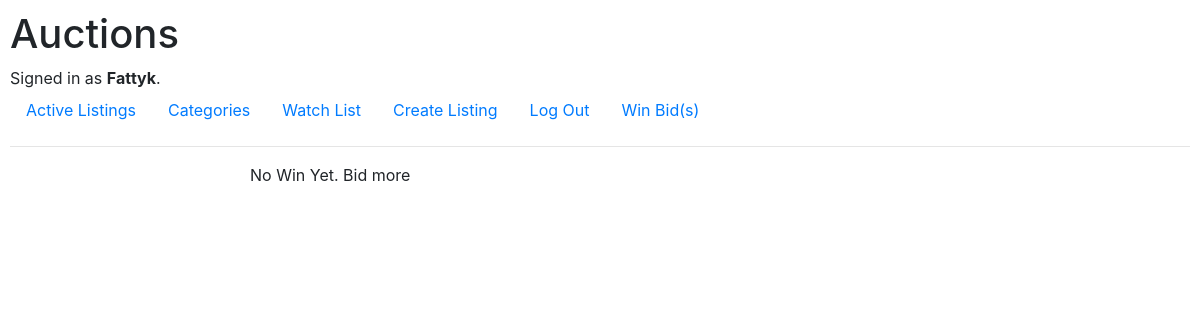
Before: /won (signed in) with the older database file.
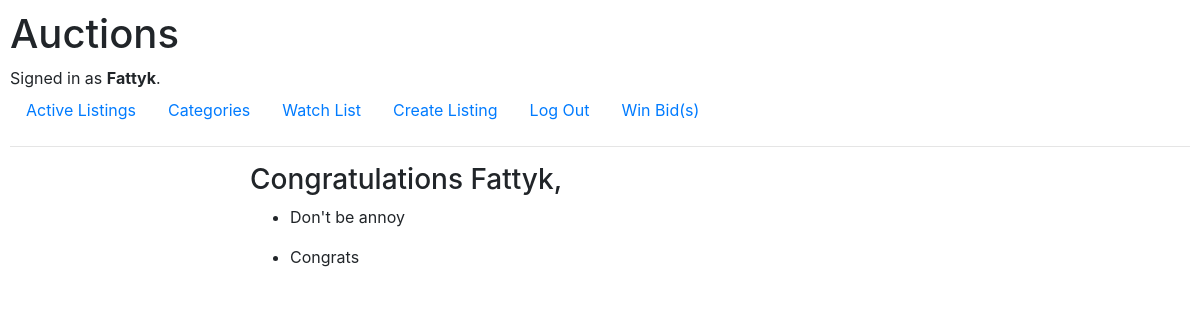
After: the same page with the newer database file.
### auctions/models.py (models this page shows, shortened)
class User(AbstractUser):
    pass

class Winner(models.Model):
    user = models.ForeignKey(User, on_delete=models.CASCADE, related_name="bid_winner")
    message = models.CharField(max_length=150, null=True, blank=True)

### auctions/views.py (the view)
# urls.py: path("won", views.won, name="won")
def won(request):
    user = request.user
    wins = [winner.message for winner in user.bid_winner.all()[::-1]]
    return render(request, "auctions/won.html",{
        "wins":wins
    })

### auctions/templates/auctions/won.html (shortened to what this page needs)
{% extends "auctions/layout.html" %}
{% load static %}
{% block body %}
    <section class="main">
        {% if wins %}
            <h3>Congratulations {{user.username}},</h3>
        {% endif %}
        {% for win in wins %}
            <ul>
                <li>{{win}}</li>
            </ul>
        {% empty %}
            No Win Yet. Bid more
        {% endfor %}
    </section>
{% endblock %}

### auctions/templates/auctions/layout.html (shortened to what this page needs)
{% load static %}
<!DOCTYPE html>
<html lang="en">
    <head>
        <link rel="stylesheet" href="https://stackpath.bootstrapcdn.com/bootstrap/4.4.1/css/bootstrap.min.css">
        <link href="{% static 'auctions/styles.css' %}" rel="stylesheet">
    </head>
    <body>
        <h1>Auctions</h1>
        <div>
            {% if user.is_authenticated %}
                Signed in as <strong>{{ user.username }}</strong>.
            {% else %}
                Not signed in.
            {% endif %}
        </div>
        <ul class="nav">
            <li class="nav-item">
                <a class="nav-link" href="{% url 'index' %}">Active Listings</a>
            </li>
            <li class="nav-item">
                <a class="nav-link" href="{% url 'categories' %}">Categories</a>
            </li>
            {% if user.is_authenticated %}
                <li class="nav-item">
                    <a class="nav-link" href="{% url 'watch' %}">Watch List</a>
                </li>
                <li class="nav-item">
                    <a class="nav-link" href="{% url 'createList' %}">Create Listing</a>
                </li>
                <li class="nav-item">
                    <a class="nav-link" href="{% url 'logout' %}">Log Out</a>
                </li>
                <li class="nav-item">
                    <a class="nav-link" href="{% url 'won' %}">Win Bid(s)</a>
                </li>
            {% endif %}
        </ul>
        <hr>
        {% block body %}
        {% endblock %}
    </body>
</html>

Changed rows visible on the page:
changed User "Fattyk": username (not shown) → "Fattyk"
added Winner: wins "Don't be annoy"
added Winner: wins "Congrats"
Other visible differences:
text no longer shown: "No Win Yet. Bid more"
text now shown: "Congratulations ,"
